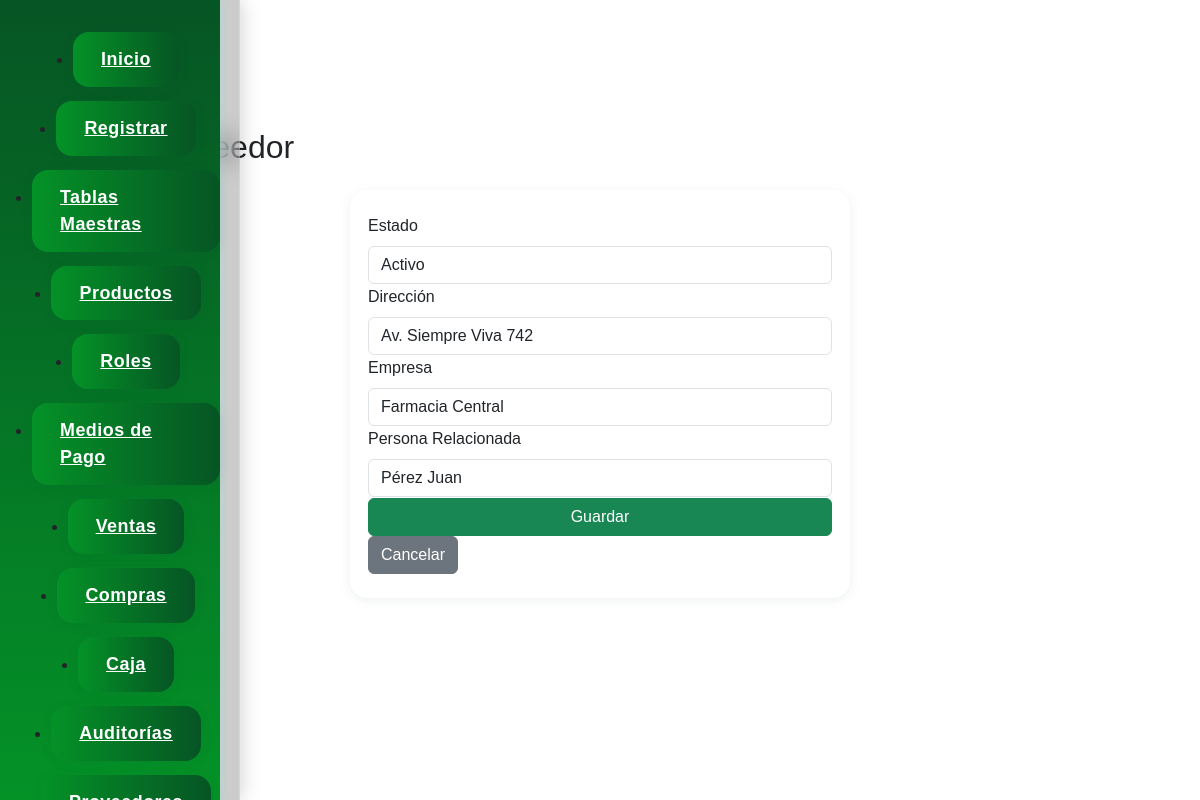
Page /index.php?page=proveedores&action=editar&id=1 (signed in) on the committed database.
### tables this page shows
CREATE TABLE proveedor (
    id_proveedor INT NOT NULL AUTO_INCREMENT,
    prov_estado VARCHAR(50) NOT NULL,
    prov_direccion VARCHAR(50) NOT NULL,
    prov_nombre_empresa VARCHAR(50) NULL,
    rela_persona INT NULL,
    PRIMARY KEY (id_proveedor),
    FOREIGN KEY (rela_persona) REFERENCES persona(id_persona)
);

CREATE TABLE persona (
    id_persona INT NOT NULL AUTO_INCREMENT,
    persona_nombre VARCHAR(50) NOT NULL,
    persona_apellido VARCHAR(50) NOT NULL,
    persona_fecha_nac DATE NOT NULL,
    persona_dni VARCHAR(10) NOT NULL,
    persona_sexo VARCHAR(10),
    persona_direccion VARCHAR(50) NOT NULL,
    PRIMARY KEY (id_persona)
);

### controllers/proveedor.controlador.php (called while the page is built, shortened)
<?php
require_once "models/proveedor.php";
require_once "models/persona.php";
class ProveedorControlador {
    public static function editar() {
        $id = $_GET['id'];
        $data = Proveedor::obtenerPorId($id);
        include "views/form_proveedor.php";
    }
}

### models/conexion.php (called while the page is built, shortened)
<?php
class Conexion {
    private $_con;
    private $servidor;
    private $usuario;
    private $password;
    private $base_datos;
    public function __construct(){
        $dotenv = Dotenv::createImmutable(__DIR__ . '/../');
        $this->servidor = $_ENV['DB_HOST'];
        $this->usuario = $_ENV['DB_USER'];
        $this->password = $_ENV['DB_PASS'];
        $this->base_datos = $_ENV['DB_NAME'];
    }
    public function conectar(){
        $this->_con = new mysqli($this->servidor, $this->usuario, $this->password, $this->base_datos);
    }
    public function consultar($query){
        $resultado = $this->_con->query($query);
        return $resultado;
    }
}
?>

### models/proveedor.php (called while the page is built, shortened)
<?php
require_once "conexion.php";
class Proveedor {
    public static function obtenerPorId($id) {
        $conexion = new Conexion();
        $sql = "SELECT * FROM proveedor WHERE id_proveedor = {$id}";
        $res = $conexion->consultar($sql);
        return $res->fetch_assoc();
    }
}

### models/persona.php (called while the page is built, shortened)
<?php
require_once('conexion.php');
class Persona {
    public static function obtenerPersonas() {
        $conexion = new Conexion();
        return $conexion->consultar("SELECT * FROM persona ORDER BY persona_apellido, persona_nombre");
    }
    }
?>

### views/form_proveedor.php (the view, shortened to what this page needs)
<div class="container mt-4">
    <h2 class="mb-4"><?= isset($data) ? 'Editar' : 'Nuevo' ?> Proveedor</h2>
    <form method="post" action="index.php?page=proveedores&action=guardar" style="width:100%; max-width:500px; margin:auto; background:#fff; border-radius:18px; box-shadow:0 2px 12px rgba(1,85,46,0.08); padding:24px 18px;">
        <div class="mb-3">
            <label for="prov_estado" class="form-label">Estado</label>
            <select class="form-control" id="prov_estado" name="prov_estado" required>
                <option value="activo" <?= (isset($data) && $data['prov_estado'] == 'activo') ? 'selected' : '' ?>>Activo</option>
            </select>
        </div>
        <div class="mb-3">
            <label for="prov_direccion" class="form-label">Dirección</label>
            <input type="text" class="form-control" id="prov_direccion" name="prov_direccion" value="<?= $data['prov_direccion'] ?? '' ?>" required>
        </div>
        <div class="mb-3">
            <label for="prov_nombre_empresa" class="form-label">Empresa</label>
            <input type="text" class="form-control" id="prov_nombre_empresa" name="prov_nombre_empresa" value="<?= htmlspecialchars($data['prov_nombre_empresa'] ?? '') ?>" required>
        </div>
        <div class="mb-3">
            <label for="rela_persona" class="form-label">Persona Relacionada</label>
            <?php
                require_once 'models/persona.php';
                $personas = Persona::obtenerPersonas();
                $selectedId = isset($data) ? ($data['rela_persona'] ?? '') : '';
            ?>
            <select class="form-control" id="rela_persona" name="rela_persona" required>
                <?php while ($p = $personas->fetch_assoc()): ?>
                    <option value="<?= $p['id_persona'] ?>" <?= ($selectedId == $p['id_persona']) ? 'selected' : '' ?>><?= htmlspecialchars($p['persona_apellido'] . ' ' . $p['persona_nombre']) ?></option>
                <?php endwhile; ?>
            </select>
        </div>
        <button type="submit" class="btn btn-success">Guardar</button>
    <a href="?page=proveedores" class="btn btn-secondary">Cancelar</a>
    </form>
</div>
<link href="https://cdn.jsdelivr.net/npm/select2@4.1.0-rc.0/dist/css/select2.min.css" rel="stylesheet" />

### styles/signup.css (style rules this page uses)
* { margin: 0; padding: 0; box-sizing: border-box; font-family: 'Arial', sans-serif; }
body { background: white; min-height: 100vh; }
button { width: 100%; padding: 12px; background: #01552e; color: white; border: none; border-radius: 6px; cursor: pointer; font-size: 16px; transition: background 0.3s ease-in-out; }

### styles/navbar.css (style rules this page uses)
body, html { margin-left: 220px !important; }
form .mb-3, form .input-group { margin-bottom: 1px !important; padding-bottom: 0 !important; }
body, html { margin: 0 !important; padding: 0 !important; overflow-x: hidden; min-height: 100vh; box-sizing: border-box; }
body, html, .container, .login-container, .inicio-container, .main-content, .table-responsive, .login-box { margin-top: 0 !important; }
.form-producto-container, .tabla-contenedor, .titulo-listado, .mb-3, .d-flex, .table-producto, .table, .table-responsive, .modal-content { margin-top: 0 !important; }
.container, .login-container, .inicio-container, .main-content, .table-responsive { margin-top: 0 !important; }
.container, .main-content { padding-top: 64px !important; }

### rows in the picture
proveedor: prov_direccion "Av. Siempre Viva 742", prov_nombre_empresa "Farmacia Central", rela_persona "Pérez Juan"
